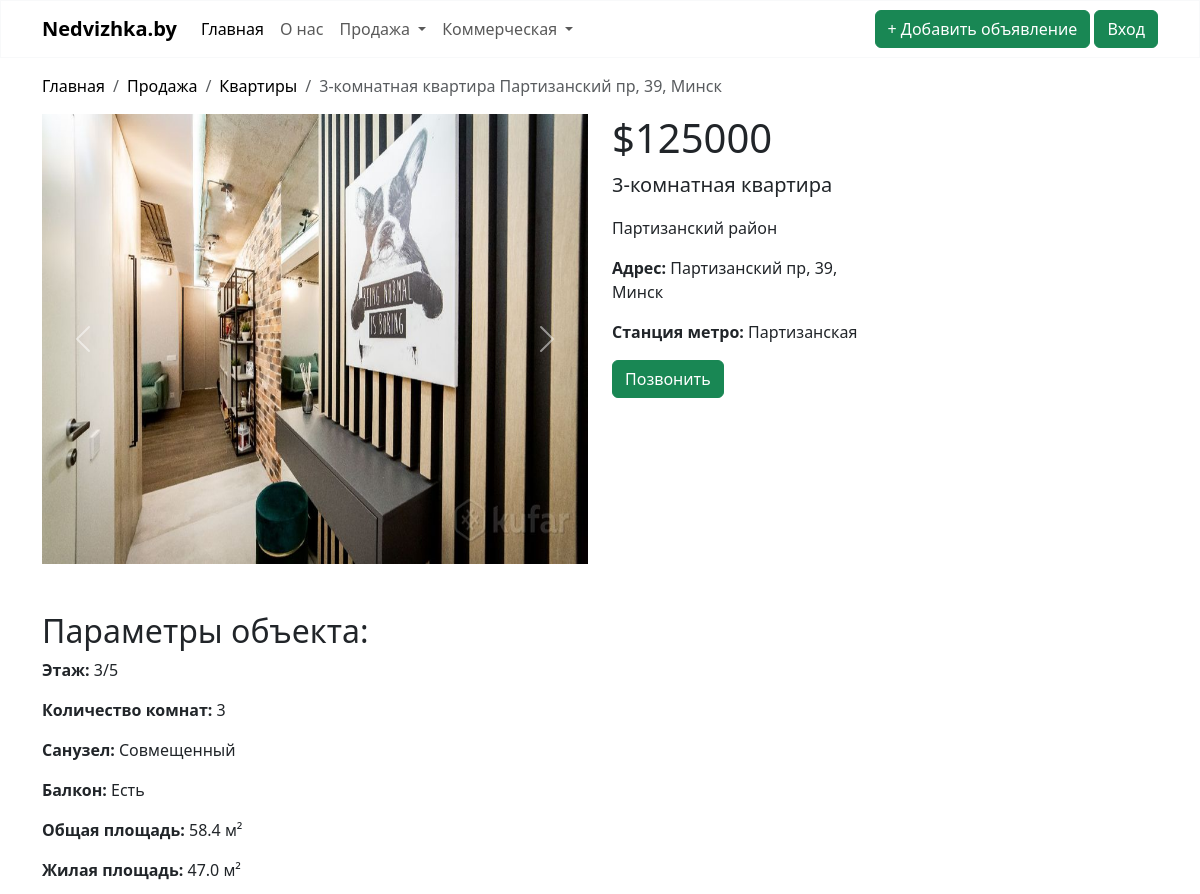
/sale/flat/1/ (upper part), run on an earlier commit of the app's database.
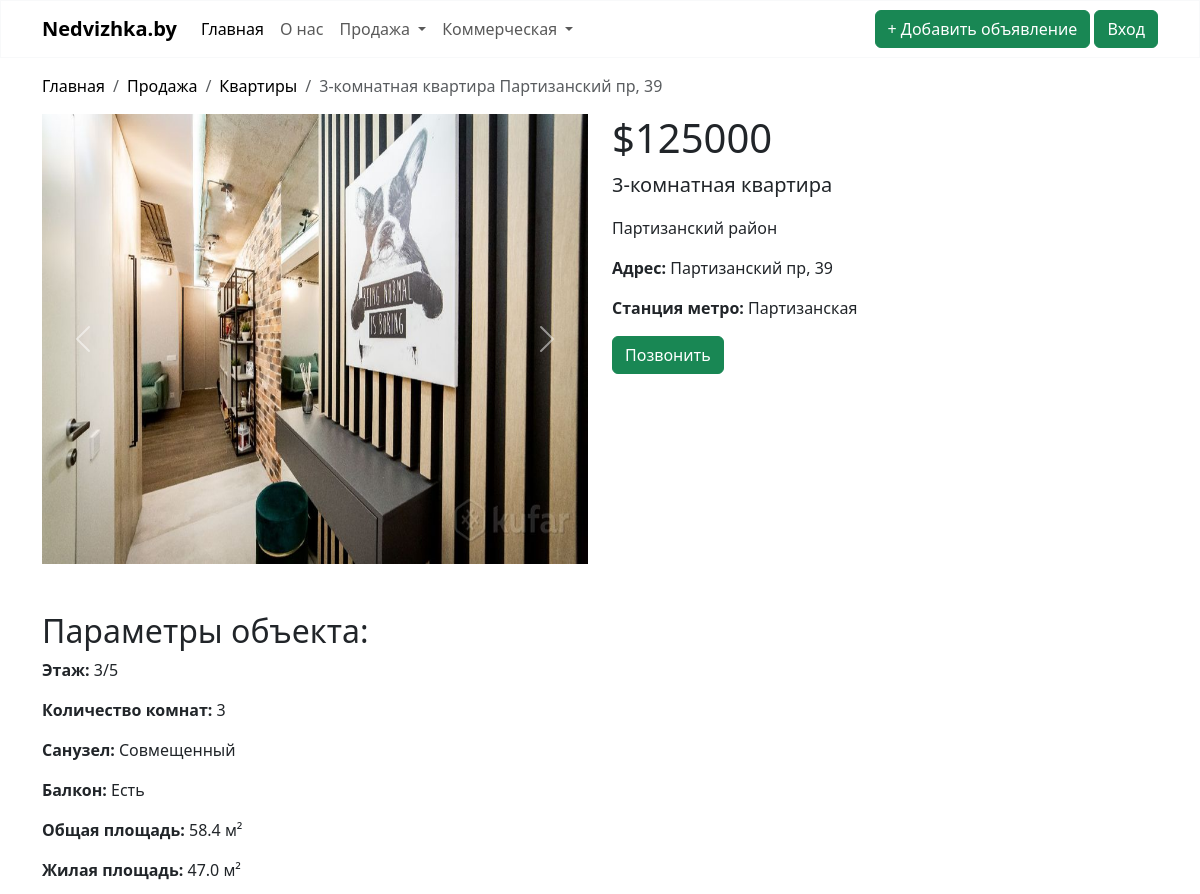
And on a later commit of the database.
### sale/models.py (models this page shows)
class Realty(models.Model):
    address = models.CharField(max_length=100)
    district = models.CharField(choices=DISTRICT, max_length=40, blank=True)
    subway = models.CharField(choices=SUBWAY, max_length=50, blank=True)
    description = models.CharField(max_length=4000)
    total_area = models.FloatField(validators=[MinValueValidator(10)])
    facilities = models.CharField(max_length=2000, blank=True)
    condition = models.CharField(choices=CONDITION, max_length=20)
    renovation = models.CharField(choices=RENOVATION, max_length=20)
    price = models.PositiveIntegerField(validators=[MinValueValidator(1)])
    image = models.ImageField(null=True, blank=True, upload_to="images")
    image_2 = models.ImageField(null=True, blank=True, upload_to="images")
    image_3 = models.ImageField(null=True, blank=True, upload_to="images")
    image_4 = models.ImageField(null=True, blank=True, upload_to="images")
    image_5 = models.ImageField(null=True, blank=True, upload_to="images")
    creator = models.ForeignKey(User, on_delete=models.CASCADE, default=1)
    is_moderated = models.BooleanField(default=False)
    class Meta:
        abstract = True

class Flat(Realty):
    number_of_rooms = models.PositiveIntegerField(validators=[MinValueValidator(1)])  # Валидатор для количества комнат
    balcony = models.CharField(max_length=20, choices=BALCONY)
    bathroom = models.CharField(max_length=20, choices=BATHROOM)
    floor_number = models.PositiveIntegerField(validators=[MinValueValidator(1)])  # Валидатор для номера этажа
    number_of_floors = models.PositiveIntegerField(validators=[MinValueValidator(1)])
    living_area = models.FloatField(validators=[MinValueValidator(0)])  # Валидатор для жилой площади
    kitchen = models.FloatField(validators=[MinValueValidator(0)], blank=True)  # Валидатор для площади кухни
    year_of_construction = models.PositiveIntegerField(validators=[validate_year_of_construction])

### sale/views.py (the view)
# urls.py: path('flat/<int:pk>/', FlatDetailView.as_view(), name='flat'),
class FlatDetailView(DetailView):
    model = Flat
    template_name = "flatdetailview.html"
    def get(self, request, *args, **kwargs):
        self.object = self.get_object()
        context = self.get_context_data(object=self.object)
        return self.render_to_response(context)

### sale/templates/flatdetailview.html (shortened to what this page needs)
{% extends "base.html" %}
{% block content %}
    <div class="container-md mt-3 mb-3">
        <nav aria-label="breadcrumb">
            <ol class="breadcrumb">
                <li class="breadcrumb-item"><a style="text-decoration: none; color: black;"
                                               href="{% url "nedvizhka" %}">Главная</a></li>
                <li class="breadcrumb-item"><a style="text-decoration: none; color: black;" href="#">Продажа</a></li>
                <li class="breadcrumb-item"><a style="text-decoration: none; color: black;" href="{% url "flat" %}">Квартиры</a>
                </li>
                <li class="breadcrumb-item active" aria-current="page">{{ flat.number_of_rooms }}-комнатная
                    квартира {{ flat.address }}</li>
            </ol>
        </nav>
    </div>
    <div class="container-md mt-3 mb-3">
        <div class="row">
            <div class="col-md-6">
                <div id="carouselExample" class="carousel slide">
                    <div class="carousel-inner">
                        {% if flat.image %}
                            <div class="carousel-item active">
                                <img src="{{ flat.image.url }}" class="d-block w-100" alt="..."
                                     style="width: 100%; height: 450px">
                            </div>
                        {% endif %}
                    </div>
                    <button class="carousel-control-prev" type="button" data-bs-target="#carouselExample"
                            data-bs-slide="prev">
                        <span class="carousel-control-prev-icon" aria-hidden="true"></span>
                    </button>
                    <button class="carousel-control-next" type="button" data-bs-target="#carouselExample"
                            data-bs-slide="next">
                        <span class="carousel-control-next-icon" aria-hidden="true"></span>
                    </button>
                </div>
            </div>
            <div class="col-md-3">
                <h1>${{ flat.price }}</h1>
                <p class="lead">{{ flat.number_of_rooms }}-комнатная квартира</p>
                {% if flat.district %}
                    <p>{{ flat.get_district_display }} район</p>
                {% endif %}
                <p><strong>Адрес:</strong> {{ flat.address }}</p>
                {% if flat.subway %}
                    <p><strong>Cтанция метро: </strong>{{ flat.get_subway_display }}</p>
                {% endif %}
                <button type="button" class="btn btn-success" data-bs-toggle="modal" data-bs-target="#exampleModal">
                    Позвонить
                </button>
            </div>
        </div>
        <div class="row mt-5">
            <div class="col-md-6">
                <h2>Параметры объекта:</h2>
                <p><strong>Этаж:</strong> {{ flat.floor_number }}/{{ flat.number_of_floors }}</p>
                <p><strong>Количество комнат:</strong> {{ flat.number_of_rooms }}</p>
                <p><strong>Санузел:</strong> {{ flat.get_bathroom_display }}</p>
                <p><strong>Балкон:</strong> {{ flat.get_balcony_display }}</p>
                <p><strong>Общая площадь:</strong> {{ flat.total_area }} м²</p>
                <p><strong>Жилая площадь:</strong> {{ flat.living_area }} м²</p>
            </div>
        </div>
    </div>
{% endblock %}

What changed in the data, as far as the page shows it:
changed Flat "Партизанский": address "Партизанский пр, 39, Минск" → "Партизанский пр, 39"
